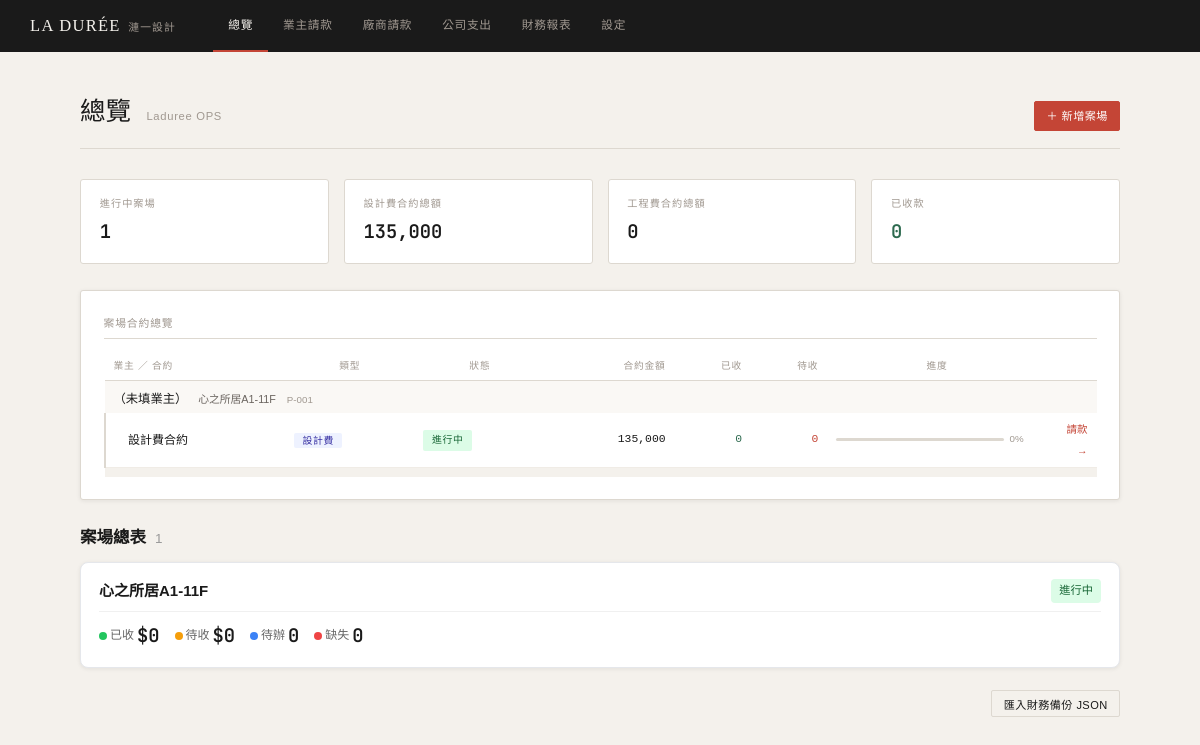
The page / on the database its author committed.
### tables this page shows
CREATE TABLE projects (
        id                    INTEGER PRIMARY KEY AUTOINCREMENT,
        legacy_id             TEXT UNIQUE,
        code                  TEXT UNIQUE,
        name                  TEXT NOT NULL,
        client_name           TEXT DEFAULT '',
        client_tel            TEXT DEFAULT '',
        client_email          TEXT DEFAULT '',
        address               TEXT DEFAULT '',
        start_date            TEXT DEFAULT '',
        status                TEXT DEFAULT 'active',
        design_contract       REAL DEFAULT 0,
        design_tax            TEXT DEFAULT '未稅',
        engineering_contract  REAL DEFAULT 0,
        engineering_tax       TEXT DEFAULT '未稅',
        note                  TEXT DEFAULT '',
        created_at            TEXT DEFAULT (datetime('now','localtime')),
        updated_at            TEXT DEFAULT (datetime('now','localtime'))
    );

### app/server.py (the view)
@app.route('/')
def dashboard():
    projects = fetchall("SELECT * FROM projects ORDER BY created_at DESC")
    stats = {p['id']: project_stats(p['id']) for p in projects}
    task_counts = all_project_task_counts()
    td = sum(p['design_contract'] for p in projects)
    te = sum(p['engineering_contract'] for p in projects)
    tr = sum(stats[p['id']]['total_received'] for p in projects)
    tp = sum(stats[p['id']]['total_pending'] for p in projects)
    return render_template('dashboard.html', projects=projects, stats=stats,
        task_counts=task_counts, fmt=fmt,
        total_design_contract=td, total_eng_contract=te,
        total_received=tr, total_pending=tp)

### app/server.py (called while the page is built, shortened)
def get_db():
    if 'db' not in g:
        if IS_PG:
            import psycopg2, psycopg2.extras
            g.db = psycopg2.connect(DATABASE_URL)
            g.db_type = 'pg'
        else:
            import sqlite3
            BASE_DIR = os.path.dirname(os.path.dirname(os.path.abspath(__file__)))
            os.makedirs(os.path.join(BASE_DIR, 'data'), exist_ok=True)
            conn = sqlite3.connect(os.path.join(BASE_DIR, 'data', 'ops.db'))
            conn.row_factory = sqlite3.Row
            conn.execute("PRAGMA foreign_keys = ON")
            g.db = conn
            g.db_type = 'sqlite'
    return g.db

def _ph(): return '%s' if IS_PG else '?'

def fetchall(sql, params=()):
    get_db()
    if g.db_type == 'pg':
        import psycopg2.extras
        s = sql.replace('?','%s')
        cur = g.db.cursor(cursor_factory=psycopg2.extras.RealDictCursor)
        cur.execute(s, params)
        return [dict(r) for r in cur.fetchall()]
    return [dict(r) for r in g.db.execute(sql, params).fetchall()]

def fmt(n):
    try: return f'{float(n):,.0f}'
    except: return '0'

def project_stats(pid):
    ph = _ph()
    rows = fetchall(f"SELECT * FROM invoice_periods WHERE project_id={ph} ORDER BY contract_type,period_no", (pid,))
    dr = sum(p['amount'] for p in rows if p['status']=='received' and p['contract_type']=='design')
    er = sum(p['amount'] for p in rows if p['status']=='received' and p['contract_type']=='construction')
    dp = sum(p['amount'] for p in rows if p['status']!='received' and p['contract_type']=='design')
    ep = sum(p['amount'] for p in rows if p['status']!='received' and p['contract_type']=='construction')
    return dict(periods=rows,design_received=dr,eng_received=er,
                design_pending=dp,eng_pending=ep,
                total_received=dr+er,total_pending=dp+ep)

def all_project_task_counts():
    rows = fetchall("""
        SELECT project_id, type, status, COUNT(*) as c
        FROM tasks
        WHERE project_id IS NOT NULL
        GROUP BY project_id, type, status
    """)
    result = {}
    for pid, d in result.items():
        d['todo_total'] = d['todo_open'] + d['todo_closed']
        d['defect_total'] = d['defect_open'] + d['defect_closed']
    return result

### app/templates/dashboard.html (shortened to what this page needs)
{% extends 'base.html' %}
{% block body %}
<div class="page">
  <div class="page-header">
    <div>
      <span class="page-title">總覽</span>
      <span class="page-subtitle">Laduree OPS</span>
    </div>
    <div class="actions-row">
      <a href="{{ url_for('project_new') }}" class="btn btn-primary btn-sm">＋ 新增案場</a>
    </div>
  </div>
  <div class="stats-row">
    <div class="stat-box"><div class="stat-label">進行中案場</div><div class="stat-value">{{ projects|selectattr('status','eq','active')|list|length }}</div></div>
    <div class="stat-box"><div class="stat-label">設計費合約總額</div><div class="stat-value">{{ fmt(total_design_contract) }}</div></div>
    <div class="stat-box"><div class="stat-label">工程費合約總額</div><div class="stat-value">{{ fmt(total_eng_contract) }}</div></div>
    <div class="stat-box"><div class="stat-label">已收款</div><div class="stat-value green">{{ fmt(total_received) }}</div></div>
  </div>
  {% if projects %}
  <div class="card">
    <div style="font-size:.72rem;font-weight:500;letter-spacing:.08em;color:var(--muted);border-bottom:1px solid var(--line);padding-bottom:.4rem;margin-bottom:.85rem">案場合約總覽</div>
    <div style="overflow-x:auto">
    <table style="width:100%;border-collapse:collapse;font-size:.8rem;font-family:'Microsoft JhengHei','微軟正黑體',sans-serif">
      <thead>
        <tr>
          <th style="text-align:left;font-size:.65rem;letter-spacing:.08em;color:var(--muted);font-weight:500;padding:.4rem .6rem;border-bottom:1px solid var(--line)">業主 ／ 合約</th>
          <th style="font-size:.65rem;letter-spacing:.08em;color:var(--muted);font-weight:500;padding:.4rem .6rem;border-bottom:1px solid var(--line)">類型</th>
          <th style="font-size:.65rem;letter-spacing:.08em;color:var(--muted);font-weight:500;padding:.4rem .6rem;border-bottom:1px solid var(--line)">狀態</th>
          <th style="text-align:right;font-size:.65rem;letter-spacing:.08em;color:var(--muted);font-weight:500;padding:.4rem .6rem;border-bottom:1px solid var(--line)">合約金額</th>
          <th style="text-align:right;font-size:.65rem;letter-spacing:.08em;color:var(--muted);font-weight:500;padding:.4rem .6rem;border-bottom:1px solid var(--line)">已收</th>
          <th style="text-align:right;font-size:.65rem;letter-spacing:.08em;color:var(--muted);font-weight:500;padding:.4rem .6rem;border-bottom:1px solid var(--line)">待收</th>
          <th style="font-size:.65rem;letter-spacing:.08em;color:var(--muted);font-weight:500;padding:.4rem .6rem;border-bottom:1px solid var(--line);min-width:100px">進度</th>
          <th style="border-bottom:1px solid var(--line);width:50px"></th>
        </tr>
      </thead>
      <tbody>
        {% for p in projects %}
          {% set st = stats[p.id] %}
          <tr>
            <td colspan="8" style="padding:.5rem .6rem .2rem;background:#faf8f5;border-bottom:none">
              <span style="font-weight:500;font-size:.82rem">{{ p.client_name or '（未填業主）' }}</span>
              <span style="font-size:.72rem;color:var(--mid);margin-left:.5rem">{{ p.name }}</span>
              <span style="font-size:.65rem;color:var(--muted);margin-left:.5rem">{{ p.code }}</span>
            </td>
          </tr>
          {% if p.design_contract > 0 %}
            {% set dpct = (st.design_received / p.design_contract * 100)|int %}
            <tr>
              <td style="padding:.45rem .6rem;border-bottom:1px solid #f0ece6;padding-left:1.5rem;border-left:2px solid var(--line);background:#fff">設計費合約</td>
              <td style="padding:.45rem .6rem;border-bottom:1px solid #f0ece6;background:#fff"><span class="type-badge badge-design">設計費</span></td>
              <td style="padding:.45rem .6rem;border-bottom:1px solid #f0ece6;background:#fff"><span class="status status-{{ p.status }}">{{ {'active':'進行中','completed':'已完工','paused':'暫停'}[p.status] }}</span></td>
              <td style="padding:.45rem .6rem;border-bottom:1px solid #f0ece6;text-align:right;font-family:'Courier New',monospace;font-size:.76rem;background:#fff">{{ fmt(p.design_contract) }}</td>
              <td style="padding:.45rem .6rem;border-bottom:1px solid #f0ece6;text-align:right;font-family:'Courier New',monospace;font-size:.76rem;color:var(--green);background:#fff">{{ fmt(st.design_received) }}</td>
              <td style="padding:.45rem .6rem;border-bottom:1px solid #f0ece6;text-align:right;font-family:'Courier New',monospace;font-size:.76rem;color:var(--red);background:#fff">{{ fmt(st.design_pending) }}</td>
              <td style="padding:.45rem .6rem;border-bottom:1px solid #f0ece6;background:#fff">
                <div style="display:flex;align-items:center;gap:.4rem">
                  <div style="flex:1;height:3px;background:var(--line);border-radius:2px;overflow:hidden;min-width:60px">
                  </div>
                  <span style="font-size:.65rem;color:var(--muted);min-width:28px">{{ dpct }}%</span>
                </div>
              </td>
              <td style="padding:.45rem .6rem;border-bottom:1px solid #f0ece6;text-align:right;background:#fff">
                <a href="{{ url_for('project_detail', pid=p.id) }}" style="color:var(--red);text-decoration:none;font-size:.7rem">請款 →</a>
              </td>
            </tr>
          {% endif %}
          <tr><td colspan="8" style="padding:.3rem 0;background:var(--cream);border:none"></td></tr>
        {% endfor %}
      </tbody>
    </table>
    </div>
  </div>
  {% include '_project_summary_table.html' %}
  {% endif %}
  {% if projects %}
  <div style="text-align:right;margin-top:.5rem">
    <button class="btn btn-outline btn-sm" onclick="document.getElementById('import-section').style.display=''">匯入財務備份 JSON</button>
  </div>
  {% endif %}
</div>
{% endblock %}

### app/templates/_project_summary_table.html (shortened to what this page needs)
<div class="summary-table">
    <h2>案場總表 <span class="summary-count">{{ projects|length }}</span></h2>
    {% for p in projects %}
    {% set s = stats.get(p.id, {}) %}
    {% set tc = task_counts.get(p.id, {'todo_open':0,'defect_open':0,'todo_total':0,'defect_total':0}) %}
    <div class="project-card">
        <div class="project-card-header">
            <a class="project-card-name" href="/project/{{ p.id }}">
                {{ p.name }}
            </a>
            <span class="project-card-status status-{{ p.status }}">
                {% if p.status == 'active' %}進行中{% elif p.status == 'paused' %}暫停{% elif p.status == 'completed' %}已完工{% else %}{{ p.status }}{% endif %}
            </span>
        </div>
        {% set periods = s.get('periods', []) %}
        <div class="project-card-stats">
            <div class="stat-item">
                <span class="stat-dot dot-received"></span>
                已收 <span class="stat-value">${{ fmt(s.get('total_received', 0)) }}</span>
            </div>
            <div class="stat-item">
                <span class="stat-dot dot-pending"></span>
                待收 <span class="stat-value">${{ fmt(s.get('total_pending', 0)) }}</span>
            </div>
            <div class="stat-item">
                <span class="stat-dot dot-todo"></span>
                待辦 <span class="stat-value">{{ tc.todo_open }}</span>
            </div>
            <div class="stat-item">
                <span class="stat-dot dot-defect"></span>
                缺失 <span class="stat-value">{{ tc.defect_open }}</span>
            </div>
        </div>
    </div>
    {% endfor %}
</div>

### app/static/css/style.css (style rules this page uses)
:root { --cream: #f4f1ec; --ink: #1a1a1a; --mid: #6b6560; --muted: #a09890; --line: #ddd8d0; --red: #c44536; --red-bg: #fdf0ee; --green: #2d6a4f; --green-bg: #edf7f1; --amber: #8a6000; --amber-bg: #fdf6e3; --blue: #1d4ed8; --blue-bg:#e0edff; --white: #ffffff; --shadow: 0 1px 4px rgba(26,26,26,.08); }
* { box-sizing: border-box; margin: 0; padding: 0; }
html { font-size: 15px; }
body { font-family: 'Noto Sans TC', sans-serif; background: var(--cream); color: var(--ink); font-weight: 400; font-style: normal; line-height: 1.7; min-height: 100vh; }
.page { max-width: 1100px; margin: 0 auto; padding: 2.5rem 2rem; }
.page-header { display: flex; align-items: baseline; justify-content: space-between; margin-bottom: 2rem; border-bottom: 1px solid var(--line); padding-bottom: 1rem; }
.page-title { font-family: 'Cormorant Garamond', serif; font-size: 1.7rem; font-weight: 500; }
.page-subtitle { font-size: .75rem; color: var(--muted); letter-spacing: .06em; margin-left: .75rem; }
.card { background: var(--white); border: 1px solid var(--line); border-radius: 3px; padding: 1.5rem; box-shadow: var(--shadow); }
.project-card { background: var(--white); border: 1px solid var(--line); border-radius: 3px; padding: 1.25rem 1.5rem; box-shadow: var(--shadow); cursor: pointer; text-decoration: none; color: inherit; display: block; transition: border-color .15s, box-shadow .15s; }
.project-card-header { display: flex; align-items: center; gap: 1rem; margin-bottom: .5rem; flex-wrap: wrap; }
.type-badge { font-size: .66rem; letter-spacing: .07em; padding: 2px 8px; border-radius: 2px; margin-left: auto; }
.badge-design { background: #eef2ff; color: #3730a3; }
.status { display: inline-block; font-size: .66rem; letter-spacing: .06em; padding: 2px 9px; border-radius: 2px; font-weight: 500; }
.status-active { background: var(--green-bg); color: var(--green); }
.btn { display: inline-flex; align-items: center; gap: .4rem; padding: .45rem 1.1rem; font-family: 'Noto Sans TC', sans-serif; font-size: .8rem; border-radius: 2px; border: 1px solid transparent; cursor: pointer; text-decoration: none; transition: background .15s, border-color .15s; font-style: normal; letter-spacing: .04em; }
.btn-primary { background: var(--red); color: #fff; border-color: var(--red); }
.btn-outline { background: transparent; color: var(--ink); border-color: var(--line); }
.btn-sm { padding: .3rem .75rem; font-size: .74rem; }
.stats-row { display: grid; grid-template-columns: repeat(4,1fr); gap: 1rem; margin-bottom: 1.75rem; }
.stat-box { background: var(--white); border: 1px solid var(--line); border-radius: 3px; padding: 1rem 1.25rem; }
.stat-label { font-size: .68rem; letter-spacing: .1em; color: var(--muted); font-weight: 500; margin-bottom: .25rem; }
.stat-value { font-family: 'JetBrains Mono', monospace; font-size: 1.25rem; font-weight: 500; color: var(--ink); }
.stat-value.green { color: var(--green); }
.actions-row { display: flex; gap: .75rem; align-items: center; }

### app/templates/_project_summary_table.html (style rules this page uses)
.summary-table { margin: 1.5rem 0; }
.summary-table h2 { font-size: 1.1rem; font-weight: 600; margin-bottom: 0.75rem; }
.summary-count { color: #999; font-weight: 400; font-size: 0.9rem; margin-left: 0.3rem; }
.project-card { border: 1px solid #e5e7eb; border-radius: 8px; padding: 1rem 1.2rem; margin-bottom: 0.75rem; background: #fff; transition: box-shadow 0.15s; }
.project-card-header { display: flex; justify-content: space-between; align-items: center; margin-bottom: 0.5rem; }
.project-card-name { font-size: 1rem; font-weight: 600; color: #1a1a1a; text-decoration: none; }
.project-card-status { font-size: 0.75rem; padding: 2px 8px; border-radius: 4px; font-weight: 500; }
.status-active { background: #dcfce7; color: #166534; }
.project-card-stats { display: flex; gap: 1rem; font-size: 0.8rem; color: #666; padding-top: 0.5rem; border-top: 1px solid #f0f0f0; }
.stat-item { display: flex; align-items: center; gap: 3px; }
.stat-dot { display: inline-block; width: 8px; height: 8px; border-radius: 50%; }
.dot-received { background: #22c55e; }
.dot-pending { background: #f59e0b; }
.dot-todo { background: #3b82f6; }
.dot-defect { background: #ef4444; }
.stat-value { font-weight: 600; }

### rows shown on the page
projects: client_name "（未填業主）", name "心之所居A1-11F", code "P-001", status "進行中", design_contract "135,000", fmt "0", dpct "0", todo_open "0", defect_open "0"

### other values the page prints
{{ projects|selectattr('status','eq','active')|list|length }} "1"
{{ fmt(total_design_contract) }} "135,000"
{{ fmt(total_eng_contract) }} "0"
{{ fmt(total_received) }} "0"
{{ projects|length }} "1"
